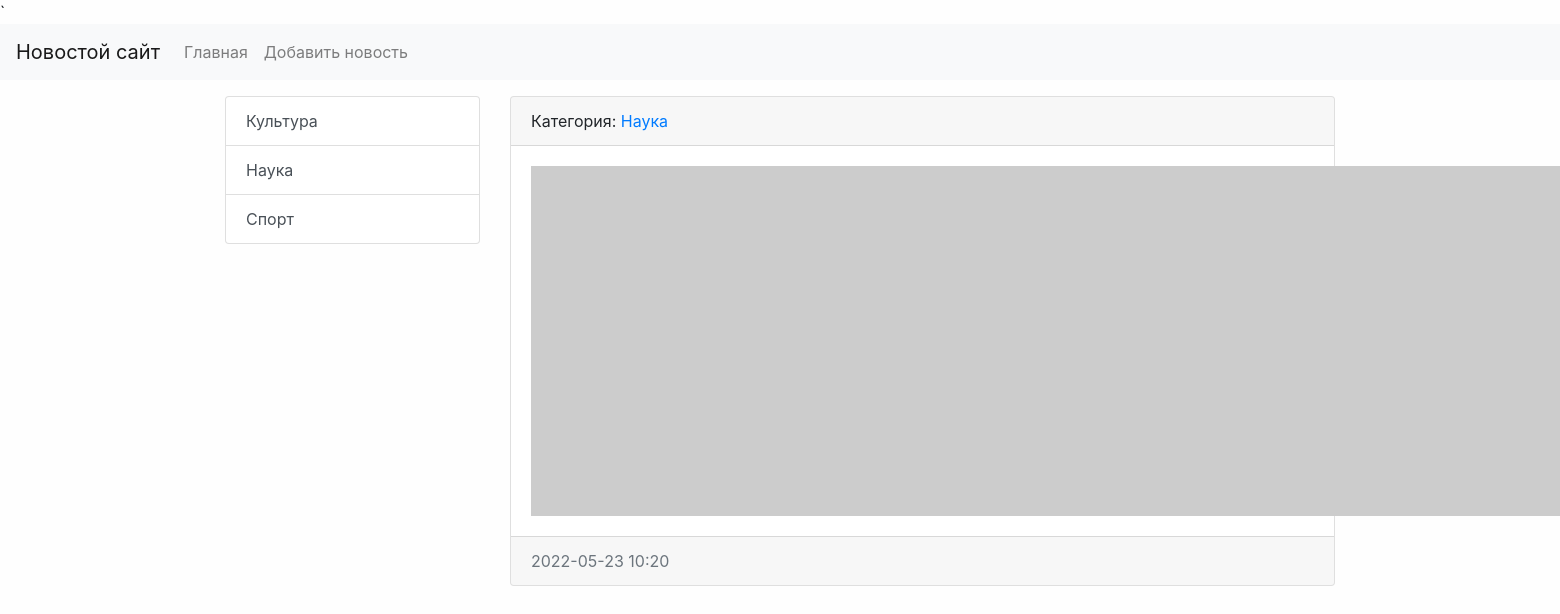
Screenshot of /news/10 with the database file from the repository.
### news/models.py (models this page shows, shortened)
class Category(models.Model):
    title = models.CharField(max_length=150, db_index=True, verbose_name='Наименование категории')
    def get_absolute_url(self):
        return reverse('category', kwargs={"category_id": self.pk})
    def __str__(self):
        return self.title
    class Meta:
        verbose_name = 'Категория'
        verbose_name_plural = 'Категории'
        ordering = ['title']

class News(models.Model):
    title = models.CharField(max_length=150, verbose_name='Наименование')
    content = models.TextField(blank=True, verbose_name='Контент')
    created_at = models.DateTimeField(auto_now_add=True, verbose_name='Дата публикации')
    update_at = models.DateTimeField(auto_now=True, verbose_name='Обновлено')
    image = models.ImageField(upload_to='photos/%Y/%m/%d/', verbose_name='Фото', blank=True)
    is_published = models.BooleanField(default=True, verbose_name='Опубликовано')
    category = models.ForeignKey('Category', on_delete=models.PROTECT, null=True, verbose_name='Категория')
    class Meta:
        verbose_name = 'Новость'
        verbose_name_plural = 'Новости'
        ordering = ['-created_at']

### news/views.py (the view)
# urls.py: path('news/<int:news_id>', view_news, name='view_news'),
def view_news(request, news_id):
    news_item = get_object_or_404(News, pk=news_id)
    return render(request, 'news/view_news.html', {"news_item": news_item})

### news/templatetags/news_tags.py (called while the page is built)
@register.inclusion_tag('news/list_categories.html')
def show_categories(arg1='Hello', arg2='world'):
    categories = Category.objects.all()
    return {"categories": categories, "arg1": arg1, "arg2": arg2}

### news/templates/news/view_news.html (shortened to what this page needs)
`{% extends 'base.html' %}
{% block sidebar %}
{% include 'inc/_sidebar.html' %}
{% endblock %}
{% block content %}
<div class="card mb-3">
    <div class="card-header">
        Категория: <a href="{{ news_item.category.get_absolute_url }}">{{ news_item.category }}</a>
    </div>
    <div class="card-body">
        <div class="media">
            {% if item.image %}
            <img src="{{ news_item.photo.url }}" alt="" width="350" class="mr-3">
            {% else %}
            <img src="https://picsum.photos/id/1060/350/235/?blur=2" alt="" class="mr-3">
            {% endif %}
        </div>
    </div>
    <div class="card-footer text-muted">
        {{ news_item.created_at|date:"Y-m-d H:i" }}
    </div>
</div>
{% endblock %}

### news/templates/news/list_categories.html
<div class="list-group">
    {% for item in categories %}
    <a href="{{ item.get_absolute_url }}" class="list-group-item list-group-item-action">{{ item.title }}</a>
    {% endfor %}
</div>

### mysite/static/css/style.css (style rules this page uses)
body { background-color: #fefefe; }

### rows the page displays
Category: title "Культура"
Category: title "Наука"
Category: title "Спорт"
News: category "Наука", created_at "2022-05-23 10:20"
